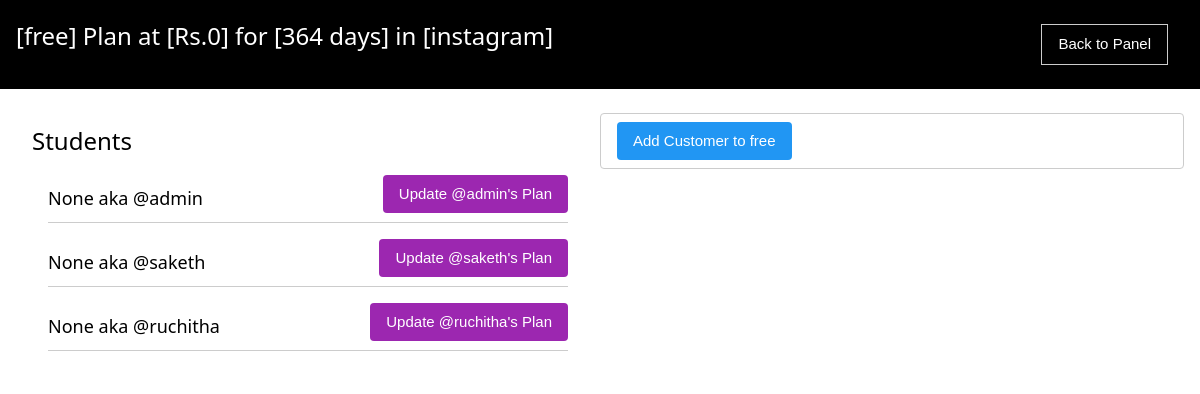
Page /plans/plan/a8ZhZ0e8bL (signed in) on the earlier database version.
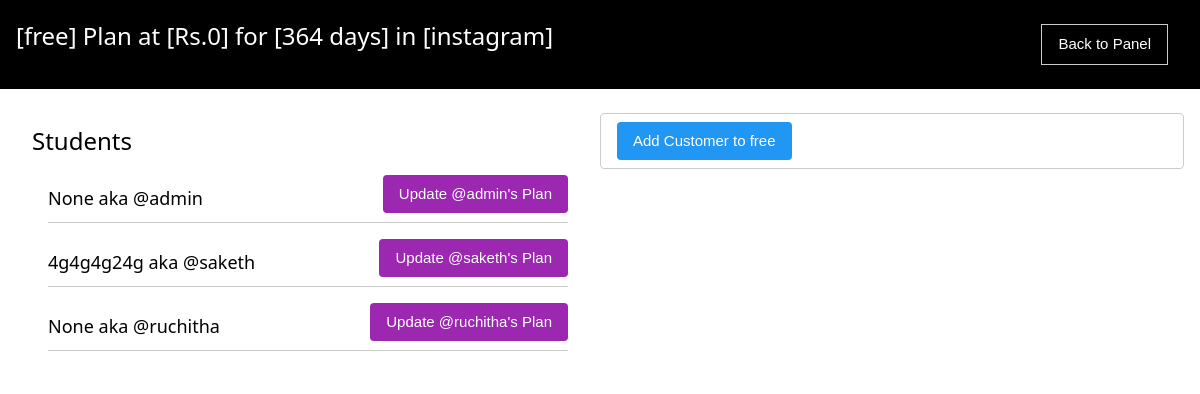
Same page on the later database version.
### accounts/models.py (models this page shows, shortened)
class Profile(models.Model):
    user = models.OneToOneField(User, on_delete=models.CASCADE, related_name='profile')
    apps=models.ManyToManyField(applists,related_name='apps')
    status = models.CharField(choices=status_choices, max_length=20, default='c')
    full_name = models.CharField(max_length=100, blank=True, null=True)
    utility_name = models.CharField(max_length=200, null=True, blank=True)
    utility_short_name= models.CharField(max_length=50, null=True, blank=True)
    utility_state= models.CharField(max_length=50, null=True, blank=True)
    utility_district= models.CharField(max_length=50, null=True, blank=True)
    utility_country= models.CharField(max_length=50, null=True, blank=True)
    utility_postalcode= models.CharField(max_length=20, null=True, blank=True)
    utility_address=models.TextField(max_length=200, null=True, blank=True)
    contact_person= models.CharField(max_length=200, null=True, blank=True)
    contact_email = models.EmailField(max_length=50, null=True, blank=True)
    contact_phnum = models.CharField(max_length=15, null=True, blank=True)
    contact_mobile= models.CharField(max_length=15, null=True, blank=True)
    contact_designation= models.CharField(max_length=100, null=True, blank=True)
    contact_landline= models.CharField(max_length=20, null=True, blank=True)
    emergency_person=models.CharField(max_length=200, null=True, blank=True)
    emergency_altperson=models.CharField(max_length=200, null=True, blank=True)
    emergency_mobile=models.CharField(max_length=200, null=True, blank=True)
    emergency_altmobile=models.CharField(max_length=200, null=True, blank=True)
    emergency_officeaddress=models.TextField(max_length=200,null=True,blank=True)
    emergency_altofficeaddress=models.TextField(max_length=200,null=True,blank=True)
    info_created_at = models.DateTimeField(auto_now_add=True)
    info_updated_at = models.DateTimeField(auto_now=True)
    se_coins= models.IntegerField(null=True, default=999, blank=True)
    slug = models.SlugField(max_length=200, editable=False, null=True, blank=True)
    admin=models.BooleanField(default=False)
    plans = models.ManyToManyField(Plan)
    plan_active = models.BooleanField(default=False)
    paid = models.BooleanField(default=False)

### plans/views.py (the view, shortened to what this page needs)
# urls.py: path('plan/<str:slug>', show_plan, name='plan'),
def show_plan(request, slug):
    if request.user.is_superuser:
        if request.method == 'GET':
            plan = Plan.objects.filter(slug=slug).first()
            users = Profile.objects.filter(plans=plan)
            form = SubscribeForm()
            payload = {
                'plan': plan,
                'users': users,
                'form': form,
                'update_form': UpdateUserPlanForm(appslug=plan.app.slug),
                'appslug': plan.app.slug
            }
            return render(request, 'plans-panel/plan.html', payload)

### plans/models.py (called while the page is built)
    def __str__(self):
        return f"[{self.title}] Plan at [Rs.{self.price}] for [{self.duration} days] in [{self.app.appname}]"

### templates/plans-panel/plan.html (shortened to what this page needs)
{% load static %}
{% load crispy_forms_tags %}
{% block content %}
    <head>
        <link rel="stylesheet" href="{% static 'w3.css' %}" />
    </head>
    <nav class='w3-black w3-margin-bottom w3-container w3-padding'>
        <h3 class='w3-left'>{{plan}}</h3>
        <a href={% url 'plans-panel' plan.app.slug %}>
            <button class='w3-button w3-margin w3-black w3-border w3-right'>Back to Panel</button>
        </a>
    </nav>
    <div class='w3-padding'>
    <div class='w3-container w3-half'>
        <h3>Students</h3>
        {% for user in users %}
            <div class='w3-row w3-border-bottom w3-margin' >
                <h5 class='w3-left w3-margin-right' >
                    {{user.full_name}} aka @{{user.user.username}}
                </h5>
                <button onclick="showUpdateForm();" class=' w3-button w3-right w3-round w3-purple'>Update @{{user.user.username}}'s Plan</button>
            </div>
        {% endfor %}
    </div>
    <div class='w3-container w3-padding w3-round w3-half w3-border'>
        <button id="button" onclick="showForm();" class=' w3-round w3-button w3-blue'>
            Add Customer to {{plan.title}}
        </button>
    </div>
    </div>
{% endblock %}

Differences in the rows shown:
changed Profile "saketh": full_name "None" → "4g4g4g24g"
